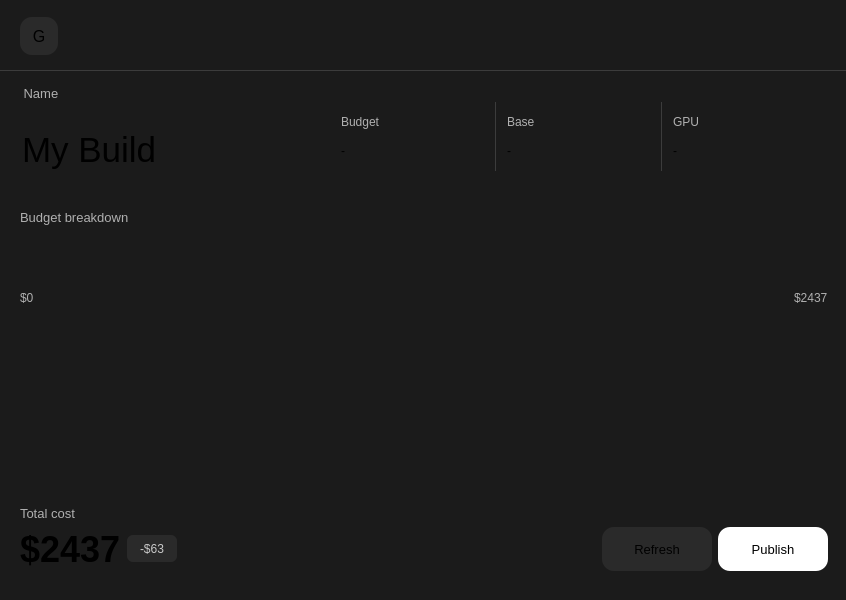
                <widget class="QWidget" name="buildFrame" native="true">
                 <property name="sizePolicy">
                  <sizepolicy hsizetype="Maximum" vsizetype="Preferred">
                   <horstretch>0</horstretch>
                   <verstretch>0</verstretch>
                  </sizepolicy>
                 </property>
                 <property name="minimumSize">
                  <size>
                   <width>530</width>
                   <height>600</height>
                  </size>
                 </property>
                 <property name="maximumSize">
                  <size>
                   <width>10000000</width>
                   <height>650</height>
                  </size>
                 </property>
                 <property name="styleSheet">
                  <string notr="true">background-color: rgba(27, 27, 27, 1);
border-radius: 21px;</string>
                 </property>
                 <layout class="QVBoxLayout" name="verticalLayout">
                  <property name="leftMargin">
                   <number>0</number>
                  </property>
                  <property name="rightMargin">
                   <number>0</number>
                  </property>
                  <item>
                   <widget class="QGroupBox" name="buttonsFrame">
                    <property name="minimumSize">
                     <size>
                      <width>0</width>
                      <height>60</height>
                     </size>
                    </property>
                    <property name="maximumSize">
                     <size>
                      <width>16777215</width>
                      <height>60</height>
                     </size>
                    </property>
                    <property name="styleSheet">
                     <string notr="true">QGroupBox {
	border: 1px solid;
	border-radius: 0;
	background-color: none;
	border-color: none none rgba(216, 216, 216, 0.18) none ;
}</string>
                    </property>
                    <property name="alignment">
                     <set>Qt::AlignmentFlag::AlignHCenter|Qt::AlignmentFlag::AlignTop</set>
                    </property>
                    <layout class="QHBoxLayout" name="horizontalLayout_6">
                     <property name="spacing">
                      <number>0</number>
                     </property>
                     <property name="leftMargin">
                      <number>20</number>
                     </property>
                     <property name="topMargin">
                      <number>0</number>
                     </property>
                     <property name="rightMargin">
                      <number>20</number>
                     </property>
                     <item>
                      <widget class="QPushButton" name="selectTypeBtn">
                       <property name="minimumSize">
                        <size>
                         <width>38</width>
                         <height>38</height>
                        </size>
                       </property>
                       <property name="font">
                        <font>
                         <pointsize>12</pointsize>
                         <bold>false</bold>
                        </font>
                       </property>
                       <property name="styleSheet">
                        <string notr="true">QPushButton {
	background-color: rgb(42, 42, 42);
	border-radius: 12px;
}

QPushButton:hover {
	background-color: rgb(64, 64, 64);
}</string>
                       </property>
                       <property name="text">
                        <string>G</string>
                       </property>
                      </widget>
                     </item>
                     <item>
                      <spacer name="horizontalSpacer_5">
                       <property name="orientation">
                        <enum>Qt::Orientation::Horizontal</enum>
                       </property>
                       <property name="sizeHint" stdset="0">
                        <size>
                         <width>40</width>
                         <height>20</height>
                        </size>
                       </property>
                      </spacer>
                     </item>
                     <item>
                      <widget class="QWidget" name="editAndMoreBtns" native="true">
                       <property name="sizePolicy">
                        <sizepolicy hsizetype="Maximum" vsizetype="Maximum">
                         <horstretch>0</horstretch>
                         <verstretch>0</verstretch>
                        </sizepolicy>
                       </property>
                       <property name="minimumSize">
                        <size>
                         <width>126</width>
                         <height>40</height>
                        </size>
                       </property>
                       <property name="maximumSize">
                        <size>
                         <width>16777215</width>
                         <height>40</height>
                        </size>
                       </property>
                       <property name="font">
                        <font>
                         <bold>false</bold>
                        </font>
                       </property>
                       <property name="styleSheet">
                        <string notr="true">QGroupBox {
	background-color: rgba(42, 42, 42, 1);
	border-radius: 9px;
	border: 0;
}

QPushButton{
 	border-radius: 0;
	background-color: rgba(42, 42, 42, 1);
}

QPushButton#moreBtn {
	border: 1px solid;
	border-color: none none none rgba(216, 216, 216, 0.18);
}

QPushButton#editBtn {
	border: 1px solid;
	border-color: none rgba(216, 216, 216, 0.18) none none;
}</string>
                       </property>
                       <layout class="QHBoxLayout" name="horizontalLayout_9">
                        <property name="spacing">
                         <number>0</number>
                        </property>
                        <property name="leftMargin">
                         <number>0</number>
                        </property>
                        <property name="topMargin">
                         <number>0</number>
                        </property>
                        <property name="rightMargin">
                         <number>0</number>
                        </property>
                        <property name="bottomMargin">
                         <number>0</number>
                        </property>
                       </layout>
                      </widget>
                     </item>
                    </layout>
                   </widget>
                  </item>
                  <item>
                   <widget class="QWidget" name="nameAndInfoFrame" native="true">
                    <property name="maximumSize">
                     <size>
                      <width>16777215</width>
                      <height>140</height>
                     </size>
                    </property>
                    <layout class="QVBoxLayout" name="verticalLayout_7">
                     <property name="spacing">
                      <number>0</number>
                     </property>
                     <property name="leftMargin">
                      <number>20</number>
                     </property>
                     <item>
                      <widget class="QLabel" name="BuildNameLbl">
                       <property name="maximumSize">
                        <size>
                         <width>16777215</width>
                         <height>30</height>
                        </size>
                       </property>
                       <property name="font">
                        <font>
                         <pointsize>10</pointsize>
                         <bold>false</bold>
                        </font>
                       </property>
                       <property name="styleSheet">
                        <string notr="true">color: rgba(240, 240, 240, 0.7)</string>
                       </property>
                       <property name="text">
                        <string> Name</string>
                       </property>
                       <property name="alignment">
                        <set>Qt::AlignmentFlag::AlignBottom|Qt::AlignmentFlag::AlignLeading|Qt::AlignmentFlag::AlignLeft</set>
                       </property>
                      </widget>
                     </item>
                     <item>
                      <widget class="QWidget" name="horizontalWidget" native="true">
                       <layout class="QHBoxLayout" name="horizontalLayout_5">
                        <property name="leftMargin">
                         <number>0</number>
                        </property>
                        <property name="topMargin">
                         <number>0</number>
                        </property>
                        <property name="bottomMargin">
                         <number>15</number>
                        </property>
                        <item>
                         <widget class="QLineEdit" name="buildName">
                          <property name="minimumSize">
                           <size>
                            <width>0</width>
                            <height>70</height>
                           </size>
                          </property>
                          <property name="font">
                           <font>
                            <pointsize>26</pointsize>
                            <bold>false</bold>
                           </font>
                          </property>
                          <property name="text">
                           <string>My Build</string>
                          </property>
                          <property name="maxLength">
                           <number>30</number>
                          </property>
                          <property name="frame">
                           <bool>false</bool>
                          </property>
                          <property name="alignment">
                           <set>Qt::AlignmentFlag::AlignBottom|Qt::AlignmentFlag::AlignLeading|Qt::AlignmentFlag::AlignLeft</set>
                          </property>
                         </widget>
                        </item>
                        <item>
                         <widget class="QGroupBox" name="budgetFrame">
                          <property name="minimumSize">
                           <size>
                            <width>160</width>
                            <height>0</height>
                           </size>
                          </property>
                          <property name="styleSheet">
                           <string notr="true">QGroupBox {
	border: 1px solid;
	border-radius: 0;
	border-color: rgba(27, 27, 27, 1) rgba(216, 216, 216, 0.18) rgba(27, 27, 27, 1) rgba(27, 27, 27, 1) ;
}</string>
                          </property>
                          <layout class="QVBoxLayout" name="verticalLayout_9">
                           <property name="leftMargin">
                            <number>5</number>
                           </property>
                           <item>
                            <widget class="QLabel" name="label_4">
                             <property name="font">
                              <font>
                               <family>Segoe UI</family>
                               <bold>false</bold>
                              </font>
                             </property>
                             <property name="styleSheet">
                              <string notr="true">color: rgba(240, 240, 240, 0.7);</string>
                             </property>
                             <property name="text">
                              <string>Budget</string>
                             </property>
                            </widget>
                           </item>
                           <item>
                            <widget class="QLabel" name="label_5">
                             <property name="font">
                              <font>
                               <bold>false</bold>
                              </font>
                             </property>
                             <property name="text">
                              <string>-</string>
                             </property>
                            </widget>
                           </item>
                          </layout>
                         </widget>
                        </item>
                        <item>
                         <widget class="QGroupBox" name="baseFrame">
                          <property name="minimumSize">
                           <size>
                            <width>160</width>
                            <height>0</height>
                           </size>
                          </property>
                          <property name="styleSheet">
                           <string notr="true">QGroupBox {
	border: 1px solid;
	border-radius: 0;
	border-color: rgba(27, 27, 27, 1) rgba(216, 216, 216, 0.18) rgba(27, 27, 27, 1) rgba(27, 27, 27, 1) ;
}</string>
                          </property>
                          <layout class="QVBoxLayout" name="verticalLayout_11">
                           <property name="leftMargin">
                            <number>5</number>
                           </property>
                           <item>
                            <widget class="QLabel" name="label_7">
                             <property name="font">
                              <font>
                               <family>Segoe UI</family>
                               <bold>false</bold>
                              </font>
                             </property>
                             <property name="styleSheet">
                              <string notr="true">color: rgba(240, 240, 240, 0.7);</string>
                             </property>
                             <property name="text">
                              <string>Base</string>
                             </property>
                            </widget>
                           </item>
                           <item>
                            <widget class="QLabel" name="label_6">
                             <property name="font">
                              <font>
                               <bold>false</bold>
                              </font>
                             </property>
                             <property name="styleSheet">
                              <string notr="true"/>
                             </property>
                             <property name="text">
                              <string>-</string>
                             </property>
                            </widget>
                           </item>
                          </layout>
                         </widget>
                        </item>
                        <item>
                         <widget class="QGroupBox" name="gpuFrame">
                          <property name="minimumSize">
                           <size>
                            <width>160</width>
                            <height>0</height>
                           </size>
                          </property>
                          <layout class="QVBoxLayout" name="verticalLayout_12">
                           <property name="leftMargin">
                            <number>5</number>
                           </property>
                           <item>
                            <widget class="QLabel" name="label_9">
                             <property name="font">
                              <font>
                               <family>Segoe UI</family>
                               <bold>false</bold>
                              </font>
                             </property>
                             <property name="styleSheet">
                              <string notr="true">color: rgba(240, 240, 240, 0.7);</string>
                             </property>
                             <property name="text">
                              <string>GPU</string>
                             </property>
                            </widget>
                           </item>
                           <item>
                            <widget class="QLabel" name="label_8">
                             <property name="font">
                              <font>
                               <bold>false</bold>
                              </font>
                             </property>
                             <property name="text">
                              <string>-</string>
                             </property>
                            </widget>
                           </item>
                          </layout>
                         </widget>
                        </item>
                       </layout>
                      </widget>
                     </item>
                    </layout>
                   </widget>
                  </item>
                  <item>
                   <widget class="QFrame" name="budgetBreakdownFrame_2">
                    <property name="frameShape">
                     <enum>QFrame::Shape::StyledPanel</enum>
                    </property>
                    <property name="frameShadow">
                     <enum>QFrame::Shadow::Raised</enum>
                    </property>
                    <layout class="QVBoxLayout" name="verticalLayout_5">
                     <property name="leftMargin">
                      <number>20</number>
                     </property>
                     <item>
                      <widget class="QLabel" name="breakdownLbl">
                       <property name="maximumSize">
                        <size>
                         <width>16777215</width>
                         <height>30</height>
                        </size>
                       </property>
                       <property name="font">
                        <font>
                         <pointsize>10</pointsize>
                        </font>
                       </property>
                       <property name="styleSheet">
                        <string notr="true">color: rgba(240, 240, 240, 0.7);</string>
                       </property>
                       <property name="text">
                        <string>Budget breakdown</string>
                       </property>
                       <property name="alignment">
                        <set>Qt::AlignmentFlag::AlignLeading|Qt::AlignmentFlag::AlignLeft|Qt::AlignmentFlag::AlignVCenter</set>
                       </property>
                      </widget>
                     </item>
                     <item>
                      <widget class="QWidget" name="greenCostBar" native="true">
                       <property name="minimumSize">
                        <size>
                         <width>0</width>
                         <height>50</height>
                        </size>
                       </property>
                       <property name="maximumSize">
                        <size>
                         <width>16777215</width>
                         <height>50</height>
                        </size>
                       </property>
                       <layout class="QVBoxLayout" name="verticalLayout_8">
                        <property name="spacing">
                         <number>0</number>
                        </property>
                        <property name="leftMargin">
                         <number>0</number>
                        </property>
                        <property name="topMargin">
                         <number>10</number>
                        </property>
                        <property name="rightMargin">
                         <number>0</number>
                        </property>
                        <property name="bottomMargin">
                         <number>0</number>
                        </property>
                       </layout>
                      </widget>
                     </item>
                     <item>
                      <widget class="QFrame" name="frame">
                       <property name="minimumSize">
                        <size>
                         <width>0</width>
                         <height>30</height>
                        </size>
                       </property>
                       <property name="frameShape">
                        <enum>QFrame::Shape::StyledPanel</enum>
                       </property>
                       <property name="frameShadow">
                        <enum>QFrame::Shadow::Raised</enum>
                       </property>
                       <layout class="QHBoxLayout" name="horizontalLayout_11">
                        <property name="leftMargin">
                         <number>0</number>
                        </property>
                        <property name="topMargin">
                         <number>0</number>
                        </property>
                        <item>
                         <widget class="QLabel" name="label_13">
                          <property name="styleSheet">
                           <string notr="true">color: rgba(240, 240, 240, 0.7)</string>
                          </property>
                          <property name="text">
                           <string>$0</string>
                          </property>
                         </widget>
                        </item>
                        <item>
                         <spacer name="horizontalSpacer_7">
                          <property name="orientation">
                           <enum>Qt::Orientation::Horizontal</enum>
                          </property>
                          <property name="sizeHint" stdset="0">
                           <size>
                            <width>40</width>
                            <height>20</height>
                           </size>
                          </property>
                         </spacer>
                        </item>
                        <item>
                         <widget class="QLabel" name="label_14">
                          <property name="styleSheet">
                           <string notr="true">color: rgba(240, 240, 240, 0.7)</string>
                          </property>
                          <property name="text">
                           <string>$2437</string>
                          </property>
                         </widget>
                        </item>
                       </layout>
                      </widget>
                     </item>
                     <item>
                      <widget class="QFrame" name="componentsCostSlider">
                       <property name="frameShape">
                        <enum>QFrame::Shape::StyledPanel</enum>
                       </property>
                       <property name="frameShadow">
                        <enum>QFrame::Shadow::Raised</enum>
                       </property>
                       <layout class="QVBoxLayout" name="verticalLayout_10">
                        <property name="leftMargin">
                         <number>0</number>
                        </property>
                        <item>
                         <widget class="QScrollArea" name="scrollArea_2">
                          <property name="styleSheet">
                           <string notr="true"/>
                          </property>
                          <property name="frameShape">
                           <enum>QFrame::Shape::NoFrame</enum>
                          </property>
                          <property name="frameShadow">
                           <enum>QFrame::Shadow::Sunken</enum>
                          </property>
                          <property name="lineWidth">
                           <number>1</number>
                          </property>
                          <property name="verticalScrollBarPolicy">
                           <enum>Qt::ScrollBarPolicy::ScrollBarAlwaysOff</enum>
                          </property>
                          <property name="sizeAdjustPolicy">
                           <enum>QAbstractScrollArea::SizeAdjustPolicy::AdjustIgnored</enum>
                          </property>
                          <property name="widgetResizable">
                           <bool>true</bool>
                          </property>
                          <widget class="QWidget" name="scrollAreaWidgetContents">
                           <property name="geometry">
                            <rect>
                             <x>0</x>
                             <y>0</y>
                             <width>802</width>
                             <height>107</height>
                            </rect>
                           </property>
                           <property name="styleSheet">
                            <string notr="true"/>
                           </property>
                           <layout class="QHBoxLayout" name="horizontalLayout_13" stretch="0">
                            <property name="leftMargin">
                             <number>0</number>
                            </property>
                            <property name="rightMargin">
                             <number>0</number>
                            </property>
                            <item>
                             <layout class="QHBoxLayout" name="horizontalLayout_10">
                              <property name="spacing">
                               <number>14</number>
                              </property>
                              <property name="sizeConstraint">
                               <enum>QLayout::SizeConstraint::SetDefaultConstraint</enum>
                              </property>
                             </layout>
                            </item>
                           </layout>
                          </widget>
                         </widget>
                        </item>
                       </layout>
                      </widget>
                     </item>
                    </layout>
                   </widget>
                  </item>
                  <item>
                   <widget class="QFrame" name="totalCostFrame">
                    <property name="maximumSize">
                     <size>
                      <width>16777215</width>
                      <height>120</height>
                     </size>
                    </property>
                    <property name="frameShape">
                     <enum>QFrame::Shape::StyledPanel</enum>
                    </property>
                    <property name="frameShadow">
                     <enum>QFrame::Shadow::Raised</enum>
                    </property>
                    <layout class="QVBoxLayout" name="verticalLayout_6">
                     <property name="leftMargin">
                      <number>20</number>
                     </property>
                     <item>
                      <widget class="QLabel" name="totalCostLbl">
                       <property name="font">
                        <font>
                         <pointsize>10</pointsize>
                         <bold>false</bold>
                        </font>
                       </property>
                       <property name="styleSheet">
                        <string notr="true">color: rgba(240, 240, 240, 0.7);</string>
                       </property>
                       <property name="text">
                        <string>Total cost</string>
                       </property>
                       <property name="alignment">
                        <set>Qt::AlignmentFlag::AlignBottom|Qt::AlignmentFlag::AlignLeading|Qt::AlignmentFlag::AlignLeft</set>
                       </property>
                      </widget>
                     </item>
                     <item>
                      <widget class="QFrame" name="buildCostFrame">
                       <property name="font">
                        <font>
                         <pointsize>23</pointsize>
                         <bold>true</bold>
                        </font>
                       </property>
                       <property name="frameShape">
                        <enum>QFrame::Shape::StyledPanel</enum>
                       </property>
                       <property name="frameShadow">
                        <enum>QFrame::Shadow::Raised</enum>
                       </property>
                       <layout class="QHBoxLayout" name="horizontalLayout_8">
                        <property name="leftMargin">
                         <number>0</number>
                        </property>
                        <property name="topMargin">
                         <number>0</number>
                        </property>
                        <item>
                         <widget class="QLabel" name="label_10">
                          <property name="font">
                           <font>
                            <pointsize>27</pointsize>
                            <bold>true</bold>
                           </font>
                          </property>
                          <property name="text">
                           <string>$2437</string>
                          </property>
                         </widget>
                        </item>
                        <item>
                         <widget class="QLabel" name="label_11">
                          <property name="minimumSize">
                           <size>
                            <width>50</width>
                            <height>0</height>
                           </size>
                          </property>
                          <property name="maximumSize">
                           <size>
                            <width>16777215</width>
                            <height>27</height>
                           </size>
                          </property>
                          <property name="font">
                           <font>
                            <pointsize>9</pointsize>
                           </font>
                          </property>
                          <property name="styleSheet">
                           <string notr="true">color: rgba(240, 240, 240, 0.8);
background-color: rgba(42, 42, 42, 1);
border-radius:6px;</string>
                          </property>
                          <property name="text">
                           <string>-$63</string>
                          </property>
                          <property name="alignment">
                           <set>Qt::AlignmentFlag::AlignCenter</set>
                          </property>
                         </widget>
                        </item>
                        <item>
                         <spacer name="horizontalSpacer_6">
                          <property name="orientation">
                           <enum>Qt::Orientation::Horizontal</enum>
                          </property>
                          <property name="sizeHint" stdset="0">
                           <size>
                            <width>413</width>
                            <height>20</height>
                           </size>
                          </property>
                         </spacer>
                        </item>
                        <item>
                         <widget class="QPushButton" name="pushButton_2">
                          <property name="minimumSize">
                           <size>
                            <width>110</width>
                            <height>44</height>
                           </size>
                          </property>
                          <property name="maximumSize">
                           <size>
                            <width>100</width>
                            <height>44</height>
                           </size>
                          </property>
                          <property name="font">
                           <font>
                            <pointsize>10</pointsize>
                            <bold>false</bold>
                           </font>
                          </property>
                          <property name="styleSheet">
                           <string notr="true">QPushButton {
	background-color: rgb(42, 42, 42);
	border-radius: 12px;
}

QPushButton:hover {
	background-color: rgb(64, 64, 64);
}</string>
                          </property>
                          <property name="text">
                           <string>Refresh</string>
                          </property>
                         </widget>
                        </item>
                        <item>
                         <widget class="QPushButton" name="pushButton_3">
                          <property name="minimumSize">
                           <size>
                            <width>110</width>
                            <height>44</height>
                           </size>
                          </property>
                          <property name="maximumSize">
                           <size>
                            <width>100</width>
                            <height>44</height>
                           </size>
                          </property>
                          <property name="font">
                           <font>
                            <pointsize>10</pointsize>
                            <bold>false</bold>
                           </font>
                          </property>
                          <property name="styleSheet">
                           <string notr="true">QPushButton {
	background-color: rgb(255,255,255);
	border-radius: 12px;
	color: black;
}

QPushButton:hover {
	background-color: rgb(200, 200, 200);
}</string>
                          </property>
                          <property name="text">
                           <string>Publish</string>
                          </property>
                         </widget>
                        </item>
                       </layout>
                      </widget>
                     </item>
                    </layout>
                   </widget>
                  </item>
                 </layout>
                </widget>
